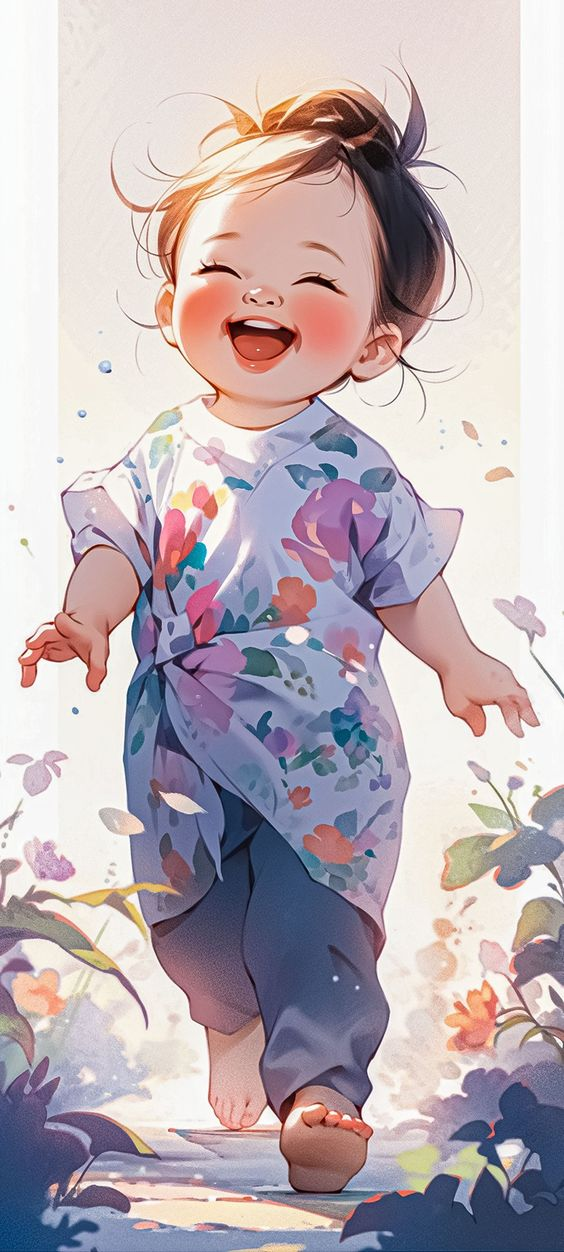
#> input picture $$$.jpg, 564 x 1252 px
$ jupyter execute Untitled.ipynb   (older library calls are emulated)
#> lines starting #> are read from the running program, lines starting #| are printed output that depends on the picture; after the words box and inside, x2 and y2 are one past the last pixel; in counts of white or black regions, pixels touching at a corner belong together
[cell 1]
import cv2
import matplotlib.pyplot as plt

img=cv2.imread("$$$.jpg",0)
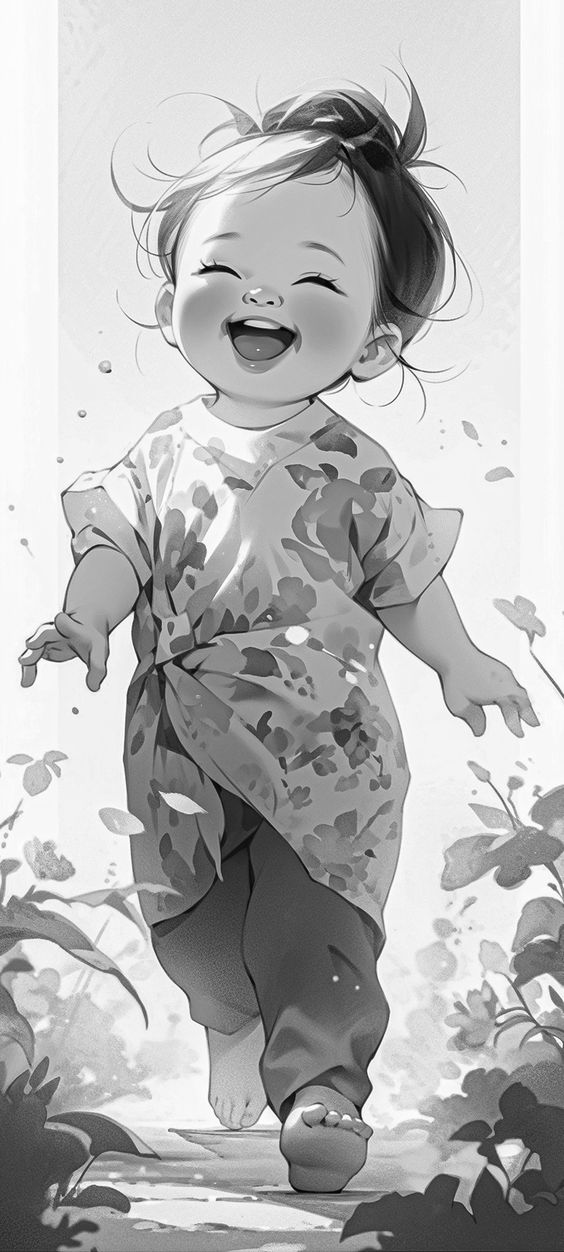
#> img: shape (1252, 564); min 0, max 255, mean 182.1
gray=cv2.cvtColor(img,cv2.COLOR_GRAY2RGB)
gray = cv2.GaussianBlur(gray,(3,3),0)

[cell 2]
sobelx = cv2.Sobel(gray,cv2.CV_64F,1,0,ksize=5)
plt.imshow(sobelx,cmap='gray')
plt.title("Sobel X axis")
plt.axis("off")
plt.show()
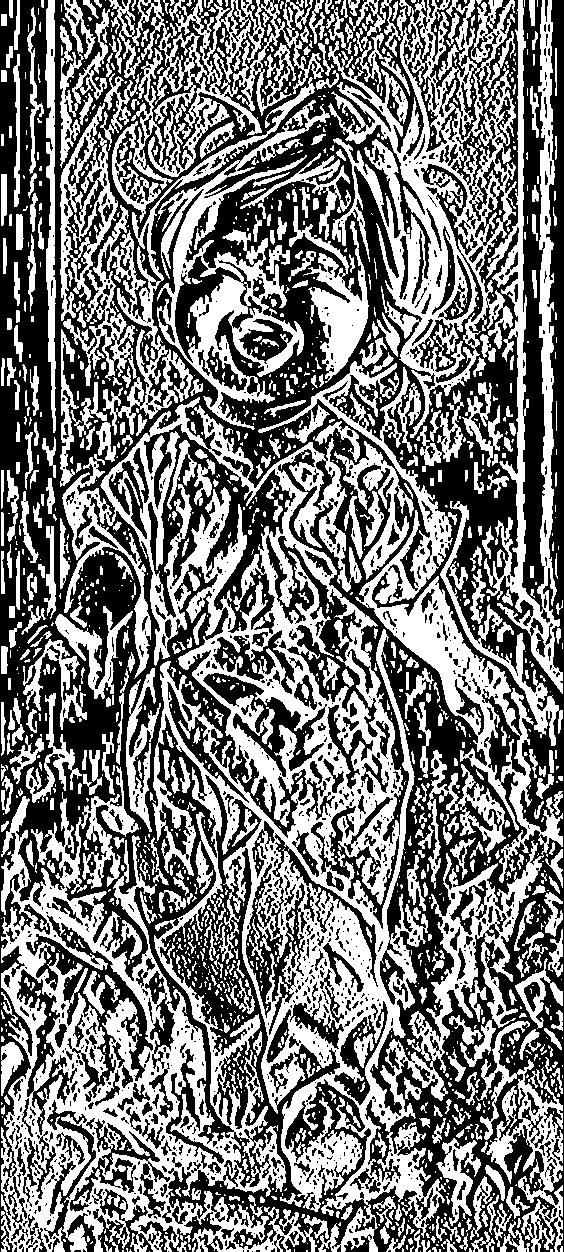
#> shown: shape (1252, 564, 3) float64; values 0 (black) and 1 (white), 47.4% white; 1664 white regions (1121 under 20 px), largest, box (x1, y1, x2, y2) and area: (1, 337, 563, 1252) 157887, (328, 0, 517, 438) 27800, (484, 0, 563, 694) 13468

[cell 3]
sobely = cv2.Sobel(gray,cv2.CV_64F,0,1,ksize=5)
plt.imshow(sobely,cmap='gray')
plt.title("Sobel Y axis")
plt.axis("off")
plt.show()

[cell 4]
sobelxy = cv2.Sobel(gray,cv2.CV_64F,1,1,ksize=5)
plt.imshow(sobelxy,cmap='gray')
plt.title("Sobel XY axis")
plt.axis("off")
plt.show()
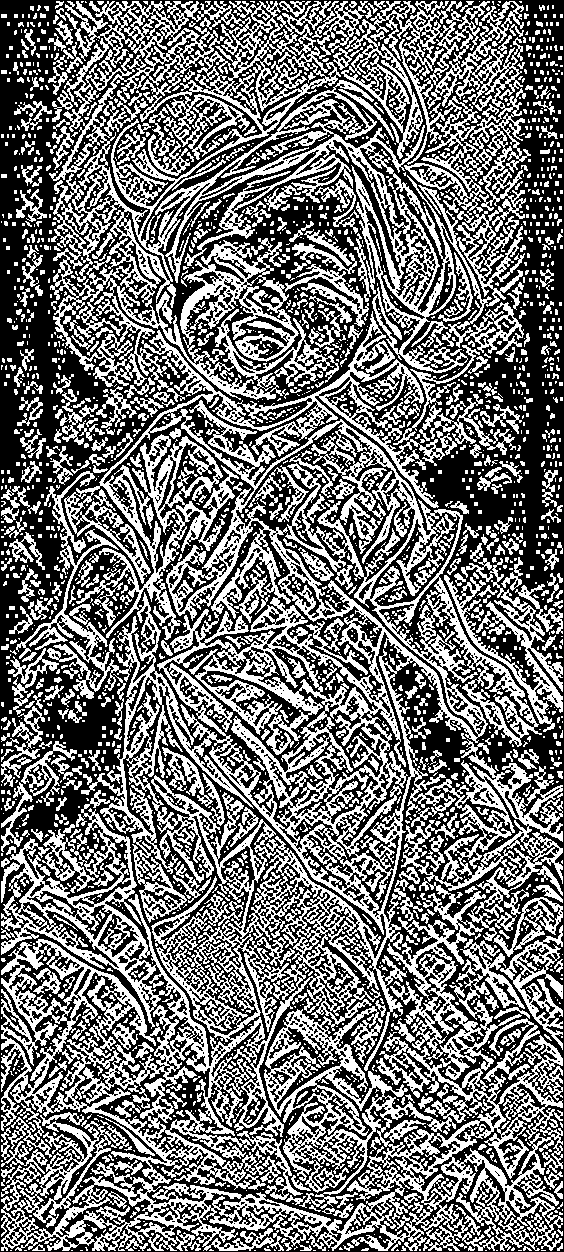
#> shown: shape (1252, 564, 3) float64; values 0 (black) and 1 (white), 44.9% white; 2515 white regions (1918 under 20 px), largest, box (x1, y1, x2, y2) and area: (1, 1, 563, 1251) 245270, (444, 558, 563, 732) 3927, (500, 925, 563, 1050) 2103

[cell 5]
lap=cv2.Laplacian(gray,cv2.CV_64F)
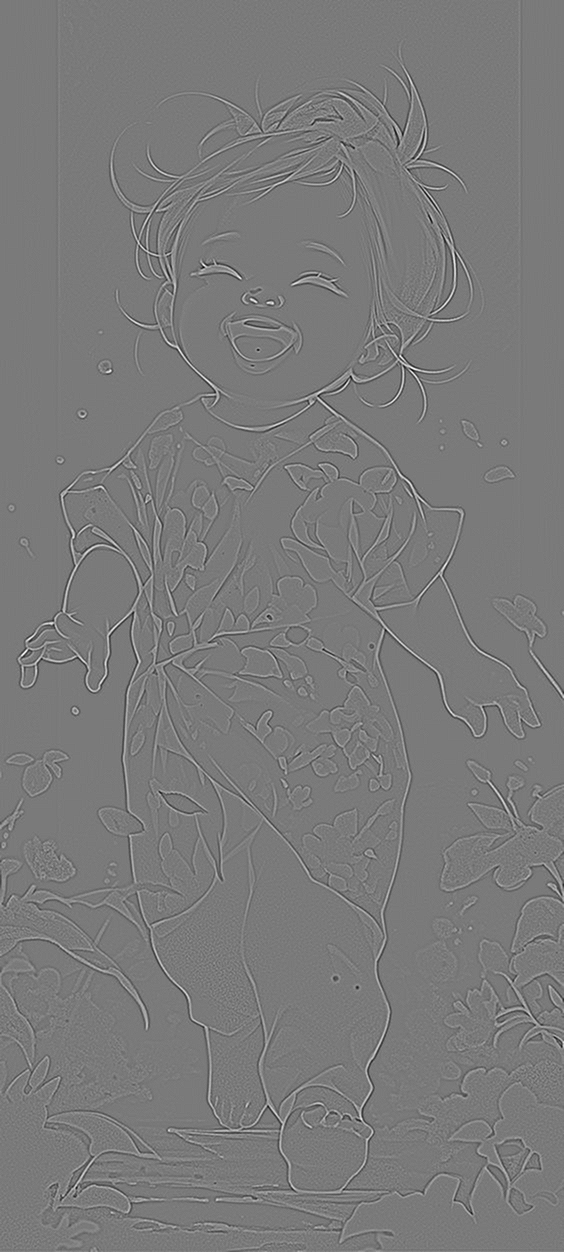
#> lap: shape (1252, 564, 3) float64; min -118, max 127, mean 0; drawn with min black and max white
plt.imshow(lap,cmap='gray')
plt.title("Laplacian Edge Detector")
plt.axis("off")
plt.show()
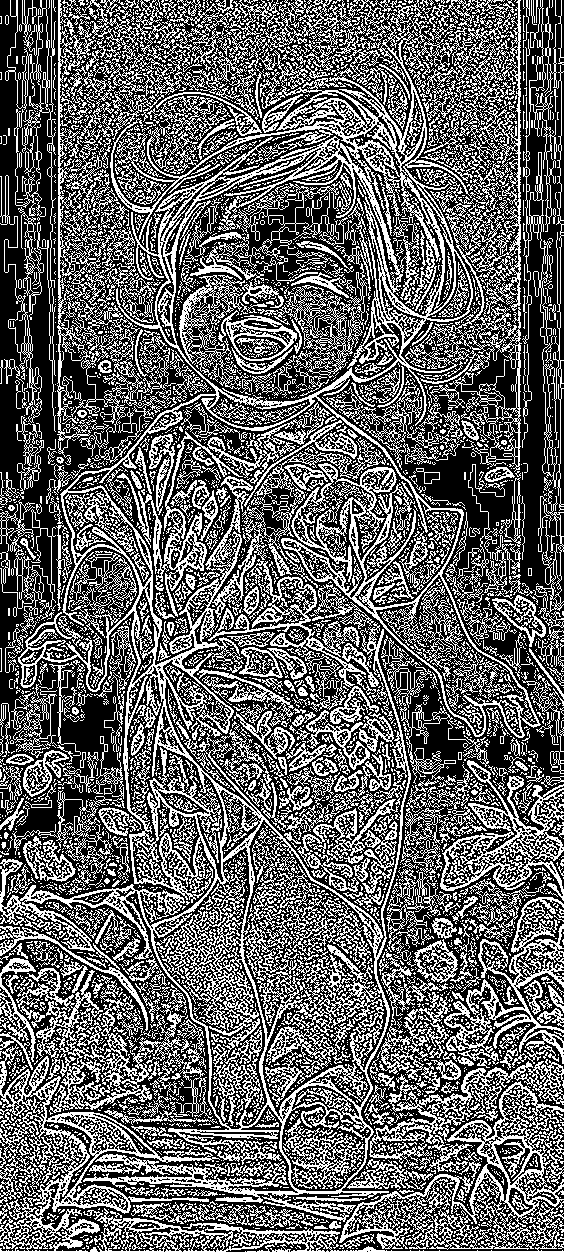
#> shown: shape (1252, 564, 3) float64; values 0 (black) and 1 (white), 39.2% white in thin lines or dots

[cell 6]
canny=cv2.Canny(gray,120,150)
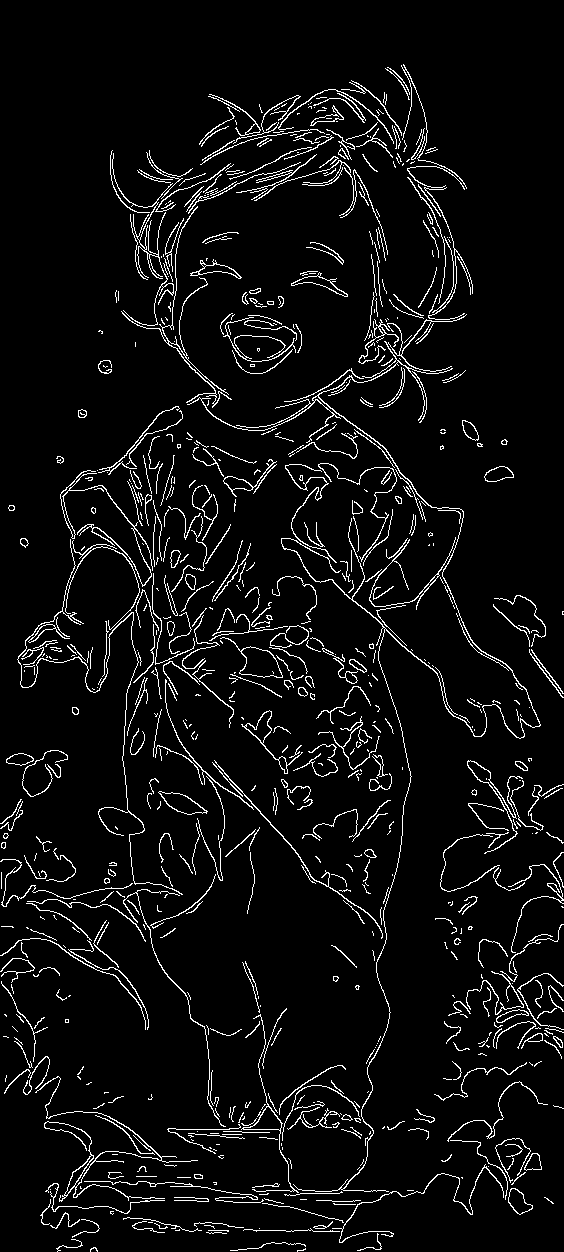
#> canny: shape (1252, 564); 5.5% white in thin lines or dots
plt.imshow(canny,cmap='gray')
plt.title("Canny Edge Detector")
plt.axis("off")
plt.show()

$ run again, with download (1).png saved as $$$.jpg
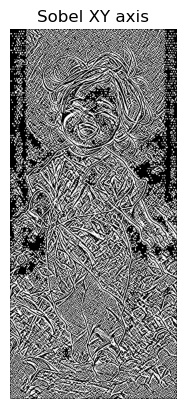
#> input picture download (1).png, 186 x 409 px
#> img is the input picture: shape (409, 186); min 0, max 255, mean 139.3
#> `plt.show()`:
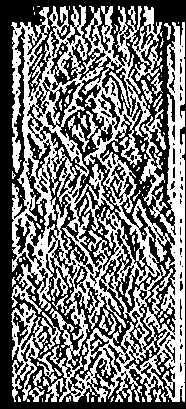
#> shown: shape (409, 186, 3) float64; values 0 (black) and 1 (white), 46.4% white; 136 white regions (100 under 20 px), largest, box (x1, y1, x2, y2) and area: (11, 5, 185, 402) 30798, (11, 303, 61, 402) 1693, (43, 377, 64, 402) 218
#> `canny=cv2.Canny(gray,120,150)`:
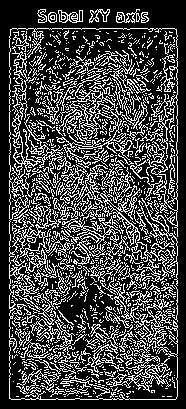
#> canny: shape (409, 186); 27.2% white in thin lines or dots, all inside (x1, y1, x2, y2) = (9, 9, 178, 400)

$ run again, with download (2).png saved as $$$.jpg
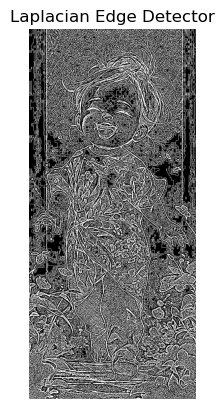
#> input picture download (2).png, 224 x 409 px
#> img is the input picture: shape (409, 224); min 0, max 255, mean 148.2
#> `plt.show()`:
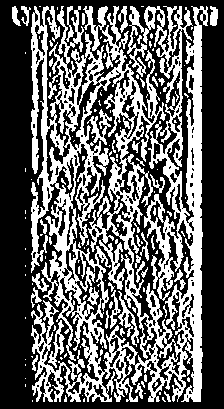
#> shown: shape (409, 224, 3) float64; values 0 (black) and 1 (white), 39.1% white; 153 white regions (109 under 20 px), largest, box (x1, y1, x2, y2) and area: (31, 6, 208, 402) 31683, (99, 240, 125, 290) 404, (118, 291, 139, 347) 324
#> `canny=cv2.Canny(gray,120,150)`:
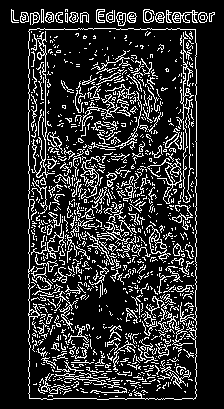
#> canny: shape (409, 224); 16.8% white in thin lines or dots, all inside (x1, y1, x2, y2) = (11, 9, 215, 400)

$ run again, with download (5).png saved as $$$.jpg
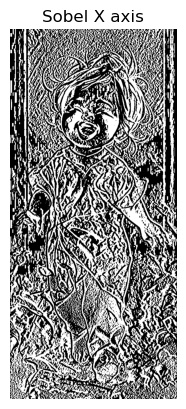
#> input picture download (5).png, 186 x 409 px
#> img is the input picture: shape (409, 186); min 0, max 255, mean 144.5
#> `plt.show()`:
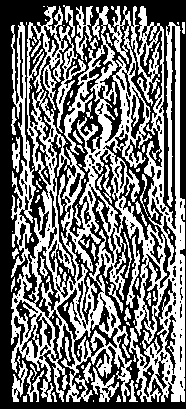
#> shown: shape (409, 186, 3) float64; values 0 (black) and 1 (white), 45.7% white; 98 white regions (55 under 20 px), largest, box (x1, y1, x2, y2) and area: (11, 6, 185, 402) 30909, (75, 6, 93, 60) 426, (91, 367, 119, 402) 340
#> `canny=cv2.Canny(gray,120,150)`:
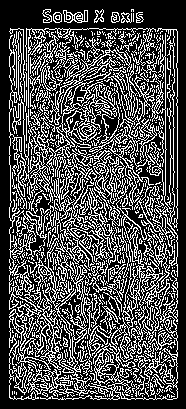
#> canny: shape (409, 186); 30.9% white in thin lines or dots, all inside (x1, y1, x2, y2) = (9, 9, 178, 400)
